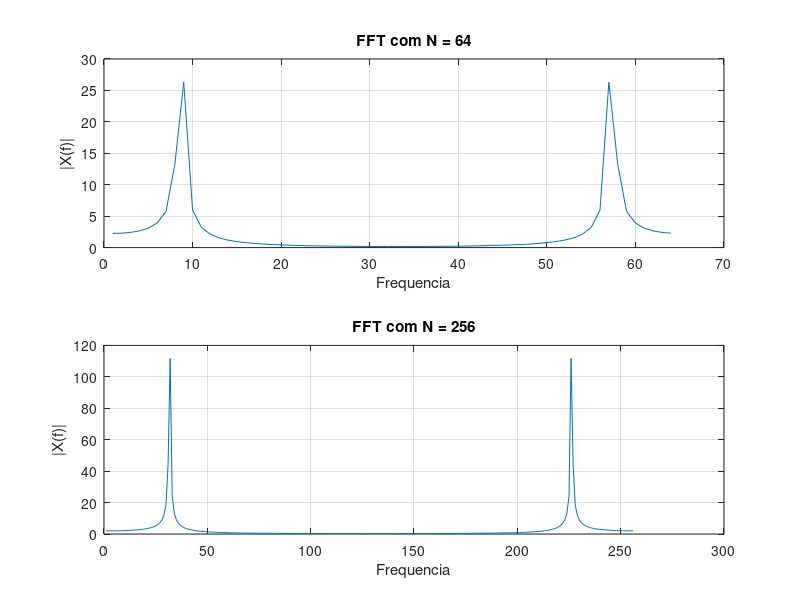

Here is the MATLAB script that generated this plot:
% =========================================================
% QUESTAO 8
% Influencia do numero de amostras na resolucao espectral
% =========================================================

clc;
clear;
close all;

% Frequencia da senoide
f0 = 0.12;

% Dois tamanhos diferentes de sinal
N1 = 64;
N2 = 256;

% Vetores discretos
n1 = 0:N1-1;
n2 = 0:N2-1;

% Geracao dos sinais
x1 = sin(2*pi*f0*n1);
x2 = sin(2*pi*f0*n2);

% FFT dos sinais
X1 = fft(x1);
X2 = fft(x2);

% Comparacao dos espectros
figure;

subplot(2,1,1);
plot(abs(X1));
title('FFT com N = 64');
xlabel('Frequencia');
ylabel('|X(f)|');
grid on;

subplot(2,1,2);
plot(abs(X2));
title('FFT com N = 256');
xlabel('Frequencia');
ylabel('|X(f)|');
grid on;
